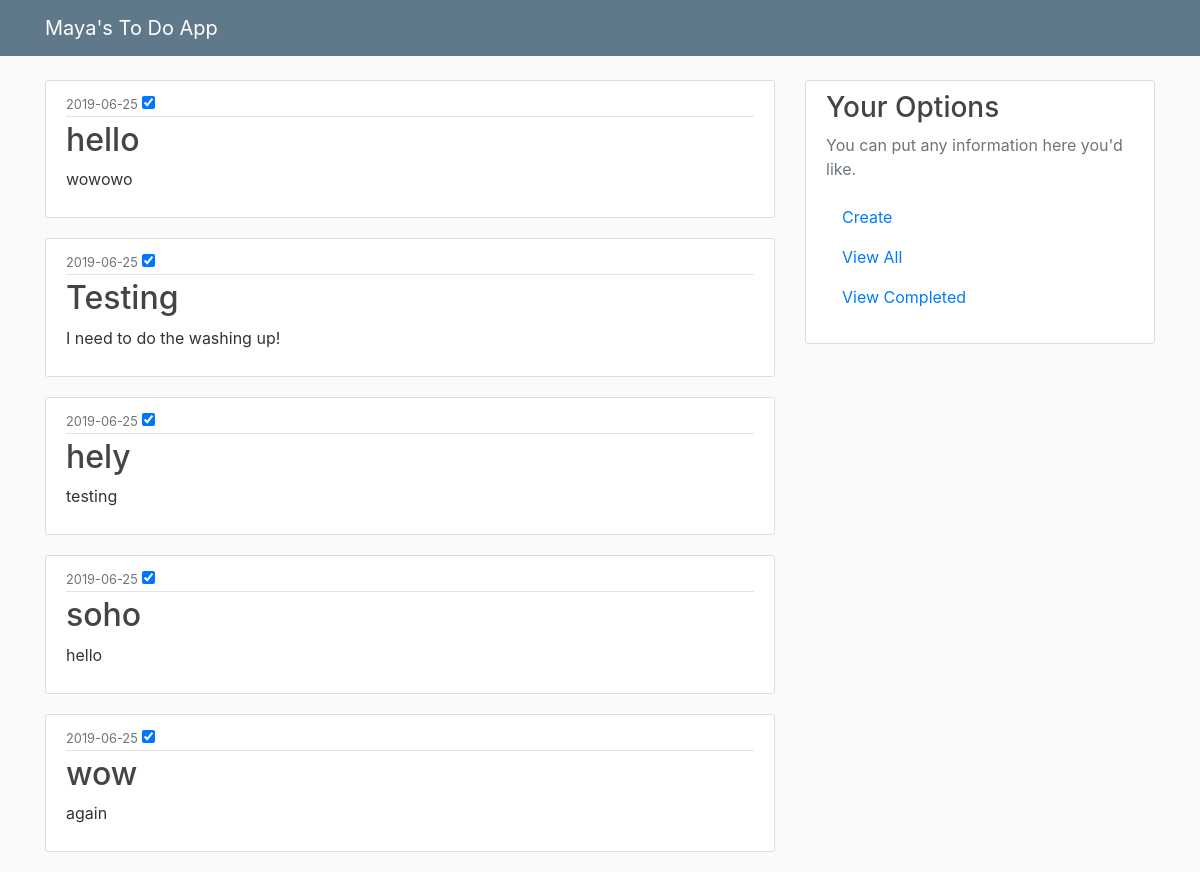
Page /view_completed on the earlier database version.
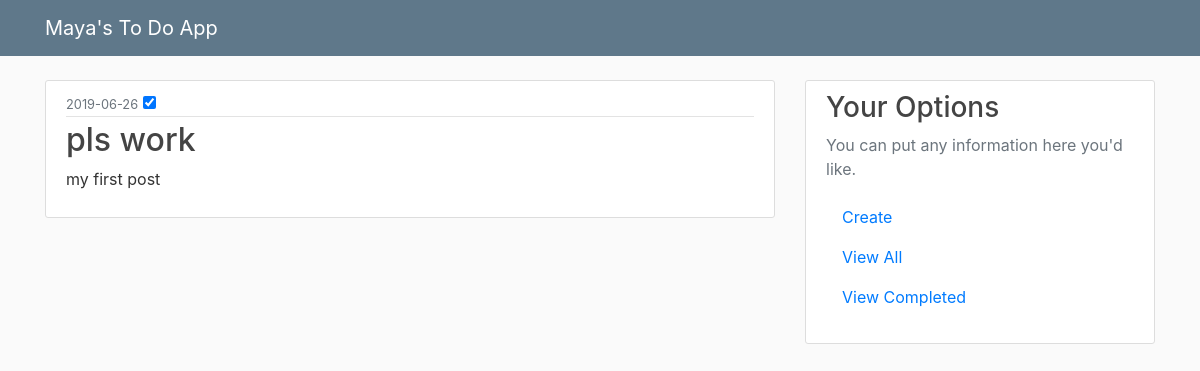
Same page on the later database version.
### app.py (models this page shows, shortened)
class Items(db.Model):
    id = db.Column(db.Integer, primary_key=True)
    title = db.Column(db.String(20), unique=False, nullable=False)
    content = db.Column(db.String(120), unique=True, nullable=False)
    date_posted = db.Column(db.DateTime, nullable=False, default=datetime.utcnow)
    complete = db.Column(db.Boolean, unique=False)

### app.py (the view)
@app.route("/view_completed")
def view_completed():
    posts = Items.query.all()
    return render_template('view_completed.html', posts=posts)

### templates/view_completed.html
{% extends "layout.html" %}
{% block content %}
    {% for post in posts %}
        <article class="media content-section">
          <div class="media-body">
            <div class="article-metadata">
              <small class="text-muted">{{ post.date_posted.strftime('%Y-%m-%d') }}</small> <input type="checkbox" checked>
            </div>
            <h2><a class="article-title" href="#">{{ post.title }}</a></h2>
            <p class="article-content">{{ post.content }}</p>
          </div>
        </article>
    {% endfor %}
{% endblock content %}

Differences in the rows shown:
removed Items: date_posted "2019-06-25", title "hello", content "wowowo"
removed Items: date_posted "2019-06-25", title "Testing", content "I need to do the washing up!"
removed Items: date_posted "2019-06-25", title "hely", content "testing"
removed Items: date_posted "2019-06-25", title "soho", content "hello"
removed Items: date_posted "2019-06-25", title "wow", content "again"
added Items: date_posted "2019-06-26", title "pls work", content "my first post"
